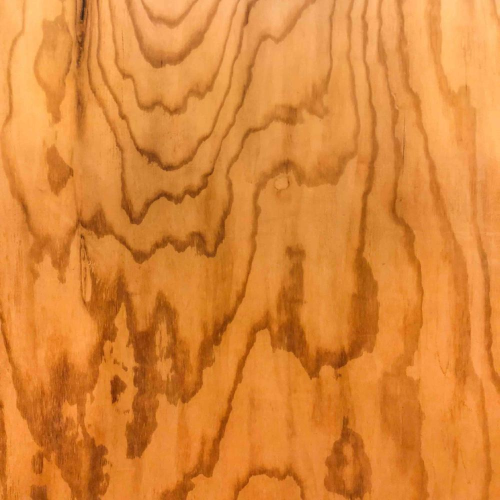
#> input picture Dataset generation scripts/Images/Background 1.jpeg, 1000 x 1000 px, found by its file name (shown at 1/2 size)
$ python generate_deck_of_cards.py
#> lines starting #> are read from the running program, lines starting #| are printed output that depends on the picture; after the words box and inside, x2 and y2 are one past the last pixel; in counts of white or black regions, pixels touching at a corner belong together
"""
module for generating a dataset with decks of cards.
This dataset is used for training the model for card detection.
The cards are saved as images together with their labels and the bounding boxes as text files.
This dataset will enable the yolo algorithm(implemented with Darknet Framework) to find the positions of the cards
on the table, and label them as Covered or Uncovered.
"""

import numpy as np
import random
from PIL import Image, ImageEnhance

images = [
    "Big_Ben",
    "Bradenburg_Gate",
    "Colosseo",
    "Duomo",
    "Eiffel",
    "Saint_Basil_Cathedral",
    "Statue_of_liberty",
    "Sagrada_familia",
]

background_images = [
    "Background 1.jpeg",
    "Background 2.jpeg",
    "Background 3.jpeg",
    "Background 4.jpeg",
    "Background 5.jpeg",
    "Background 6.jpeg",
    "Background 9.jpeg",
    "Background 10.jpeg",
    "Background 11.jpeg",
]


def shuffled_cards(images, m=4, n=4):
    """
    Make two pairs of each card, shuffle and reshape them.
    """
    images = np.repeat(images, 2)
    random.shuffle(images)
    return images.reshape((m, n))


def cards_to_remove_indices(images):
    """
    Choose card at random to be removed from the deck.
    """
    removed_cards = random.choice(random.choice(images))
    removed_cards_indices = [
        (i, j)
        for i, row in enumerate(images)
        for j, elem in enumerate(row)
        if elem == removed_cards
    ]
    return removed_cards_indices


def chosen_cards_indices(images, m=4, n=4):
    """
    Choose two cards to open(uncover)
    """
    row_indexes = [i for i in range(0, m)]
    col_indexes = [i for i in range(0, n)]

    rows_chosen = random.choices(row_indexes, k=2)
    cols_chosen = random.choices(col_indexes, k=2)

    first_card = tuple([rows_chosen[0], cols_chosen[0]])
    second_card = tuple([rows_chosen[1], cols_chosen[1]])
    return [first_card, second_card]


def augment_card(card):
    """
    Rotate the card
    """
    random_rotation = random.randint(-20, 20)
    rotated_card = card.rotate(random_rotation, expand=True)
    mask = Image.new("L", card.size, 255)
    mask = mask.rotate(random_rotation, expand=True)
    return [rotated_card, mask]


def data_yolo_format(x, y, card_width, card_height, table_width, table_height):
    """
    Convert our data to YOLO format for bounding boxes of cards.
    """
    x_center = (x + (card_width / 2)) / table_width
    y_center = (y + (card_height / 2)) / table_height
    width_final = card_width / table_width
    height_final = card_height / table_height
    return [x_center, y_center, width_final, height_final]


def brightness(table):
    """
    Apply brightness to the image
    """
    value = random.uniform(0.8, 1.2)
    contrast = ImageEnhance.Brightness(table)
    contrast = contrast.enhance(value)
    return contrast


def cards_to_image(cards, removed_cards_indices, chosen_cards_indices, background_image):
    """
    Save the generated deck into an image.
    Find and save the corresponding bounding boxes of cards into txt files, using YOLO format.
    """
#> called with cards = array of shape (4, 4), background_image = 'Background 1.jpeg'
    images_path = "Images\\"
    table_image = Image.open(images_path + background_image)
#> table_image is the input picture: PIL image 1000x1000 RGB; mean R, G, B 220.1, 134.4, 55.4
    table_height, table_width = table_image.size
#> table_height = 1000; table_width = 1000
    chosen_card_1, chosen_card_2 = chosen_cards_indices[0], chosen_cards_indices[1]
    labels = ""

    for i in range(0, len(cards)):
        for j in range(0, len(cards[i])):
            if (i, j) not in removed_cards_indices:
                if (i, j) not in chosen_cards_indices:
                    card_image = Image.open(images_path + "Card.jpeg")
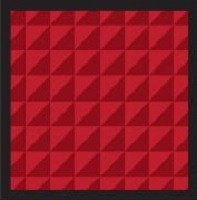
#> input picture Dataset generation scripts/Images/Card.jpeg, 197 x 200 px, found by its file name
#> card_image is the input picture: PIL image 197x200 RGB; mean R, G, B 140.2, 23.2, 35.3
                    card_type = "0"
                else:
                    card_image = Image.open(images_path + cards[i][j] + ".jpeg")
                    card_type = "1"

                card_image = card_image.resize((153, 150))
#> card_image: PIL image 153x150 RGB
                card_and_mask = augment_card(card_image)
#> in augment_card, `rotated_card = card.rotate(random_rotation, expand=True)`:
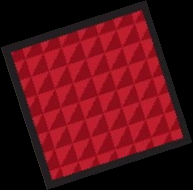
#> rotated_card: PIL image 193x190 RGB; mean R, G, B 87.7, 14.5, 22.1
#> in augment_card, `mask = Image.new("L", card.size, 255)`: mask: PIL image 153x150 L; every value is 255
#> in augment_card, `mask = mask.rotate(random_rotation, expand=True)`:
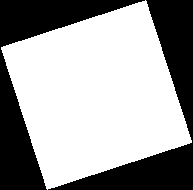
#> mask: PIL image 193x190 L; 62.6% white; 2 black regions, box (x1, y1, x2, y2) and area: (0, 0, 145, 190) 6860, (48, 0, 193, 190) 6859
#> card_and_mask = 2 items
                card_image = card_and_mask[0]
                mask = card_and_mask[1]

                area = ((210 * j) + 30, (210 * i) + 30)
                table_image.paste(card_image, box=area, mask=mask)
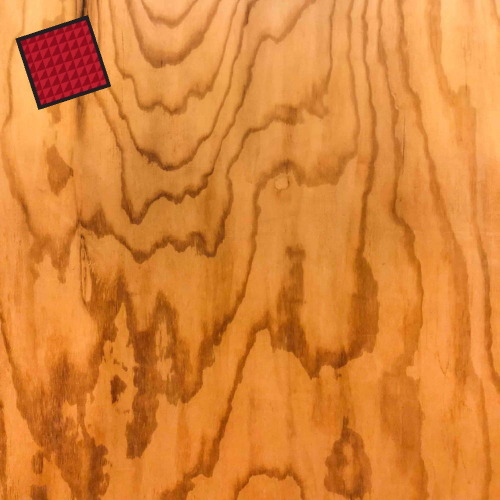
#> table_image: PIL image 1000x1000 RGB (shown at 1/2 size); mean R, G, B 218.2, 131.6, 54.7
                card_height, card_width = card_image.size
#> card_height = 193; card_width = 190
                x, y = area
                x_center, y_center, width, height = data_yolo_format(
                    x, y, card_width, card_height, table_width, table_height
                )
#> x_center = 0.125; y_center = 0.127; width = 0.19; height = 0.193
                labels += (
                        card_type
                        + " "
                        + str(x_center)
                        + " "
                        + str(y_center)
                        + " "
                        + str(width)
                        + " "
                        + str(height)
                        + "\n"
                )
                table_image = brightness(table_image)
#> in brightness, `contrast = contrast.enhance(value)`:
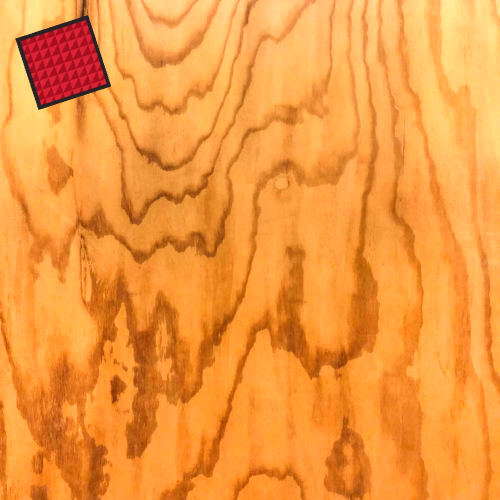
#> contrast: PIL image 1000x1000 RGB (shown at 1/2 size); mean R, G, B 242.3, 152.3, 62.9
    return table_image, labels


if __name__ == "__main__":
    # Generate images of decks of cards, and save them to disk.
    for i in range(0, 10000):
        cards = shuffled_cards(images)
        removed_cards = cards_to_remove_indices(cards)
        chosen_cards = chosen_cards_indices(cards)
        save_directory = r"cards_on_table_dataset\images"
#> (the run stopped early here; a loop or call above may not have finished)
